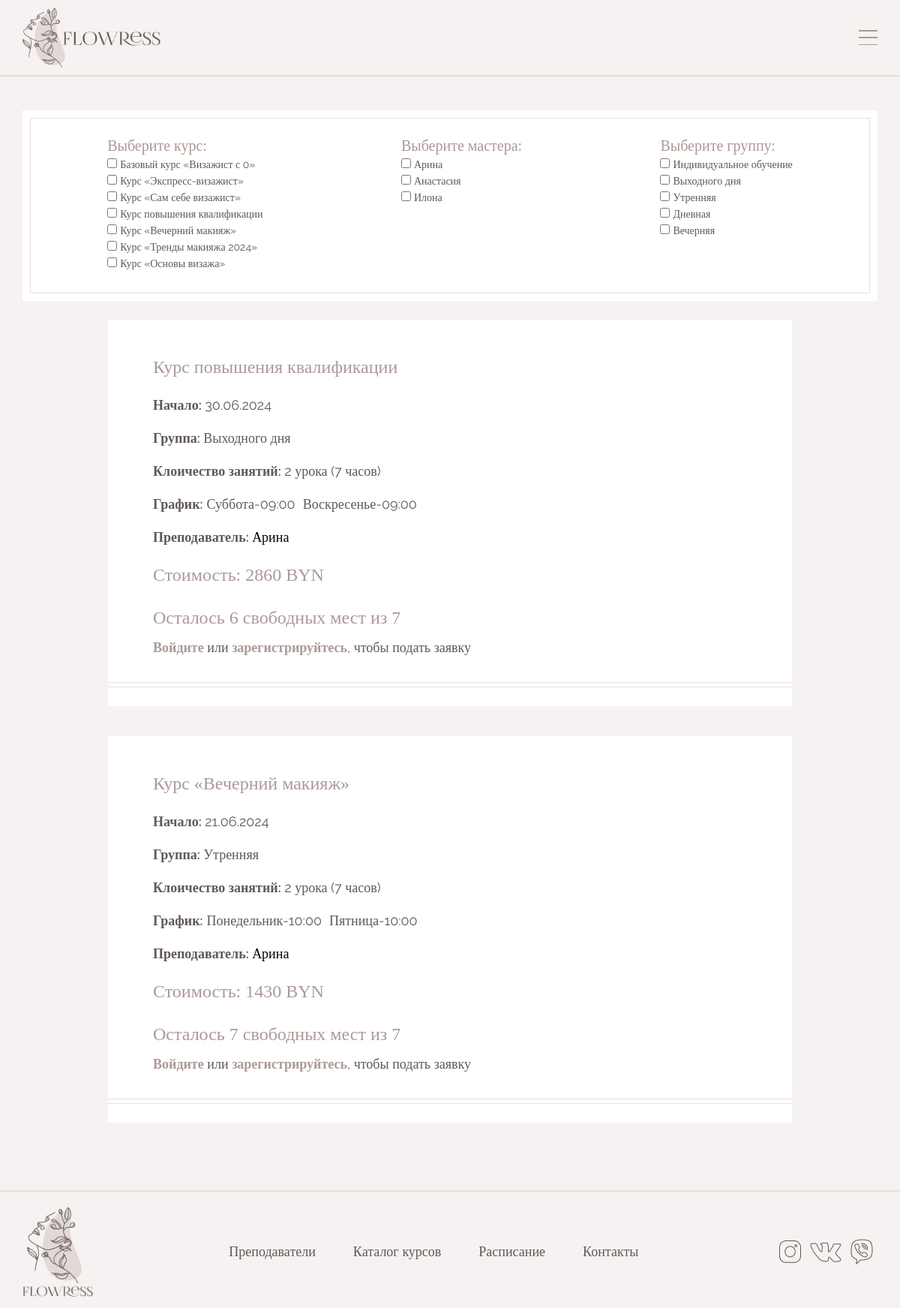
Screenshot of /course_schedule.php with the database file from the repository.
### tables this page shows
CREATE TABLE `Course` (
  `ID` int UNSIGNED NOT NULL,
  `ID_user` int UNSIGNED NOT NULL DEFAULT '1',
  `title` varchar(255) NOT NULL,
  `description` text NOT NULL,
  `fullDescription` text,
  `price` float NOT NULL,
  `photo` varchar(256) NOT NULL DEFAULT 'default_course_image.jpg',
  `isActive` tinyint NOT NULL DEFAULT '1'
);

CREATE TABLE `Master` (
  `ID` int UNSIGNED NOT NULL,
  `ID_user` int UNSIGNED NOT NULL,
  `info` text
);

CREATE TABLE `User` (
  `ID` int UNSIGNED NOT NULL,
  `name` varchar(65) NOT NULL,
  `telephone` varchar(64) NOT NULL,
  `email` varchar(64) NOT NULL,
  `photo` varchar(256) DEFAULT 'default_profile_photo.jpg',
  `password` varchar(64) NOT NULL,
  `salt` int NOT NULL,
  `userType` varchar(64) NOT NULL DEFAULT 'user'
);

CREATE TABLE `Group_type` (
  `ID` int UNSIGNED NOT NULL,
  `groupType` varchar(64) NOT NULL,
  `priceCoefficient` double NOT NULL,
  `groupSize` int DEFAULT NULL
);

CREATE TABLE `Organized_course` (
  `ID` int UNSIGNED NOT NULL,
  `ID_course` int UNSIGNED NOT NULL,
  `ID_master` int UNSIGNED DEFAULT NULL,
  `ID_groupType` int UNSIGNED NOT NULL,
  `startDate` date DEFAULT NULL,
  `isEnded` tinyint NOT NULL DEFAULT '0'
);

CREATE TABLE `Courses_schedule` (
  `ID` int UNSIGNED NOT NULL,
  `ID_dateTimeClass` int UNSIGNED NOT NULL,
  `ID_organizedCourse` int UNSIGNED NOT NULL
);

CREATE TABLE `DateTime_class` (
  `ID` int UNSIGNED NOT NULL,
  `day` varchar(64) NOT NULL,
  `time` time NOT NULL,
  `ID_groupType` int UNSIGNED NOT NULL
);

CREATE TABLE `Menu` (
  `ID` int UNSIGNED NOT NULL,
  `title` varchar(64) NOT NULL,
  `path` varchar(64) NOT NULL
);

### course_schedule.php (the view, shortened to what this page needs)
<!DOCTYPE html>
<html>
<head>
	<link rel="stylesheet" href="css/style.css" type="text/css">
	<link rel="stylesheet" href="css/course_schedule_style.css" type="text/css">
	<link rel="stylesheet" href="css/course_item_style.css" type="text/css">
	<link rel="stylesheet" href="css/course_style.css" type="text/css">
</head>
<body>
	<?php
	require 'modules/page_elements/header.php';
	$today = date('Y-m-d');
	?>
	<div class="page-content">
	<div class="container">
		<div class="align-content-two-columns">
			<div class="filters-column">
				<div class="filters">
					<div id="course_filter" class="filter">
						<div class="filter-title">Выберите курс:</div>
						<div>
							<?php
							$courseQuery = "SELECT Course.ID, Course.title FROM Course JOIN Master ON Course.ID_user=Master.ID_user WHERE Course.isActive=1";
							$courseResult = mysqli_query($link, $courseQuery) or die("Ошибка".mysqli_error($link));
							if($courseResult)
							{
								$rows5 = mysqli_num_rows($courseResult);
								for($i = 0; $i < $rows5; ++$i)
								{
									$row = mysqli_fetch_assoc($courseResult);
									echo "<div class='filter-item'>";
									echo "<input type='checkbox' class='all-checkboxes courses-ckbx' name='courses' value='".$row['ID']."'>";
									echo "<label for='courses'>".$row['title']."</label>";
									echo "</div>";
								}
							}
							?>
						</div>
					</div>
					<div id="master_filter" class="filter">
						<div class="filter-title">Выберите мастера:</div>
						<div>
							<?php
							$masterQuery = "SELECT Master.ID, User.name FROM Master JOIN User ON Master.ID_user=User.ID  WHERE User.userType='master'";
							$masterResult = mysqli_query($link, $masterQuery) or die("Ошибка".mysqli_error($link));
							if($masterResult)
							{
								$rows4 = mysqli_num_rows($masterResult);
								for($i = 0; $i < $rows4; ++$i)
								{
									$row = mysqli_fetch_assoc($masterResult);
									echo "<div class='filter-item'>";
									echo "<input type='checkbox' class='all-checkboxes masters-ckbx' name='masters' value='".$row['ID']."'>";
									echo "<label for='masters'>".$row['name']."</label>";
									echo "</div>";
								}
							}
							?>
						</div>
					</div>
					<div id="group_filter" class="filter">
						<div class="filter-title">Выберите группу:</div>
						<div>
							<?php
							$groupQuery = "SELECT * FROM Group_type";
							$groupResult = mysqli_query($link, $groupQuery) or die("Ошибка".mysqli_error($link));
							if($groupResult)
							{
								$rows2 = mysqli_num_rows($groupResult);
								for($j = 0; $j < $rows2; ++$j)
								{
									$row2 = mysqli_fetch_assoc($groupResult);
									echo "<div class='filter-item'>";
									echo "<input type='checkbox' class='all-checkboxes groups-ckbx' name='group' value='".$row2['ID']."'>";
									echo "<label for='masters'>".$row2['groupType']."</label>";
									echo "</div>";
								}
							}
							?>
						</div>
					</div>
				</div>
			</div>
			<div class="courses-column">
			<?php
				$organizedCourseQuery = "SELECT Organized_course.ID, Organized_course.startDate, User.name, Course.title, Course.price, Group_type.groupType, Group_type.priceCoefficient, Group_type.groupSize FROM Organized_course JOIN Course ON Organized_course.ID_course=Course.ID JOIN Courses_schedule ON Courses_schedule.ID_organizedCourse=Organized_course.ID JOIN Master ON Organized_course.ID_master=Master.ID JOIN User ON User.ID=Master.ID_user JOIN Group_type ON Organized_course.ID_groupType=Group_type.ID  WHERE Organized_course.startDate>'$today' AND Course.title NOT LIKE 'Пользовательский курс%' GROUP BY Organized_course.ID";
				include 'modules/page_elements/courses_cards.php';
			?>
			</div>
		</div>
	</div>
</div>
<?php require 'modules/page_elements/footer.php';?>
</body>
</html>

### modules/page_elements/courses_cards.php (shortened to what this page needs)
<link rel="stylesheet" href="../../css/style.css" type="text/css">
<link rel="stylesheet" href="../../css/course_schedule_style.css" type="text/css">
<link rel="stylesheet" href="../../css/course_item_style.css" type="text/css">
<link rel="stylesheet" href="../../css/course_style.css" type="text/css">
<?php
if(isset($_SESSION['user']['id'])) {
	$id_user=$_SESSION['user']['id'];
} else {
	$id_user="";
}
$organizedCourseResult = mysqli_query($link, $organizedCourseQuery) or die("Ошибка".mysqli_error($link));
if($organizedCourseResult)
{
	$rows = mysqli_num_rows($organizedCourseResult);
	for($c = 0; $c < $rows; ++$c)
	{
		$organizedCourse = mysqli_fetch_assoc($organizedCourseResult);
		$id_organizedCourse=$organizedCourse['ID'];
		$countRegCourseQuery = "SELECT Count(*) FROM Course_registration JOIN Status ON Course_registration.ID_status=Status.ID WHERE Status.ID IN (4,5) AND ID_organizedCourse='$id_organizedCourse'";
		$countRegCourseResult = mysqli_query($link, $countRegCourseQuery) or die("Ошибка".mysqli_error($link));
		if ($countRegCourseResult) {
			$registrations = mysqli_fetch_row($countRegCourseResult);
			$countRegistrations=$registrations[0];
			if($countRegistrations<$organizedCourse['groupSize']) {
				echo "
				<div class='course-item'>
				<div class='course-white-rect'>
				<div class='course-item-content'>
				<div class='course-item-content-wrapper'>
				<div class='course-item-title'>".$organizedCourse['title']."</div>
				<div class='course-item-description'>
				<div><span>Начало: </span>".date('d.m.Y', strtotime($organizedCourse['startDate']))."</div>
				<div><span>Группа: </span>".$organizedCourse['groupType']."</div>";
				$countLessonsQuery = "SELECT COUNT(*) FROM Course_lessons JOIN Course ON Course_lessons.ID_course=Course.ID JOIN Organized_course ON Organized_course.ID_course=Course.ID WHERE Organized_course.ID=$id_organizedCourse";
				$countLessonsResult = mysqli_query($link, $countLessonsQuery) or die("Ошибка".mysqli_error($link));
				if($countLessonsResult) {
					$countLessons=mysqli_num_rows($countLessonsResult)+1;
					$countHours=$countLessons*3.5;
					echo "
					<div><span>Клоичество занятий: </span>".$countLessons." урока (".$countHours." часов)</div>";
				}
				echo "
				<div class='course-item-schedule'><span>График: </span> ";
				$scheduleQuery = "SELECT * FROM Courses_schedule JOIN DateTime_class ON Courses_schedule.ID_dateTimeClass=DateTime_class.ID  WHERE Courses_schedule.ID_organizedCourse=$id_organizedCourse";
				$scheduleResult = mysqli_query($link, $scheduleQuery) or die("Ошибка".mysqli_error($link));
				if($scheduleResult)
				{
					$rows3 = mysqli_num_rows($scheduleResult);
					for($s = 0; $s < $rows3; ++$s)
					{
						$schedule = mysqli_fetch_assoc($scheduleResult);
						echo "<p>".$schedule['day']."-".date('H:i', strtotime($schedule['time']))." </p>
						";
					}
				}
				echo "
				</div>
				<div><span>Преподаватель: </span><a href='index.php'>
				".$organizedCourse['name']."</a></div>
				</div>
				<div class='course-item-title'>Стоимость: ".$organizedCourse['price']*$organizedCourse['priceCoefficient']."  BYN</div>
				<div class='course-item-title'>Осталось ".$organizedCourse['groupSize']-$countRegistrations." свободных мест из ".$organizedCourse['groupSize']."</div>
				<div class='status-or-reserve-btn".$organizedCourse['ID']."'>";
				$regQuery = "SELECT * FROM Course_registration JOIN Status ON Course_registration.ID_status=Status.ID WHERE ID_user='$id_user' AND ID_organizedCourse='$id_organizedCourse'";
				$regResult = mysqli_query($link, $regQuery) or die("Ошибка".mysqli_error($link));
				if(mysqli_num_rows($regResult)>0) {
					$registration = mysqli_fetch_assoc($regResult);
					echo "<div class='status'>".$registration['status']."</div>";
				} else {
					if(isset($_SESSION['user']['id'])) {
						echo "<button class='course-item-button' onclick='applyCourse(this.id)' id=".$organizedCourse['ID'].">Подать заявку</button>";
					} else {
						echo "<div class='log-in'><a href='../modules/authorization/authorization.php'>Войдите</a> или <a href='../modules/registration/registration.php'>зарегистрируйтесь</a>, чтобы подать заявку</div>";
					}
				}
				echo "
				</div>
				</div>
				</div>
				<div class='two-lines'></div>
				</div>
				</div>
				";
			}
		}
	}
}
?>

### modules/page_elements/footer.php (shortened to what this page needs)
<link rel="stylesheet" href="../../css/style.css" type="text/css">
<link rel="stylesheet" href="../../css/header_style.css" type="text/css">
<link rel="stylesheet" href="../../css/footer_style.css" type="text/css">
<footer class="footer">
	<hr class="border-style">
	<div class="container">
		<div class="footer-body">
			<a href="index.php">
				<img src="images/logo_vertical.png" class="footer-logo">
			</a>
			<nav class="footer-menu">
				<ul class="footer-list">
					<?php
					require_once'C:\OSPanel\domains\flowress\connect\connect_database.php';
					$query = "SELECT * FROM Menu";
					$result = mysqli_query($link, $query) or die("Ошибка выполнения запроса".
						mysqli_error($link));
					for ($i=0; $i<mysqli_num_rows($result); $i++) {
						$menu = mysqli_fetch_assoc($result);
						echo "<li><a class='header-link' href=".$menu['path'].">".$menu['title']."</a></li>";
					}
					?>
				</ul>
			</nav>
			<div class="social-networks">
				<img src="images/inst.png">
				<img src="images/vk.png">
				<img src="images/viber.png">
			</div>
		</div>
	</div>
</footer>

### css/style.css (style rules this page uses)
*, *::before, *::after { padding: 0; margin:0; border: 0; box-sizing: border-box; }
a { text-decoration: none; color: black; }
ul, ol, li { list-style: none; display: block; }
img { vertical-align: top; }
html { height: 100%; }
body { width:100%; padding: 0; margin: 0; background-color: #F6F2F1; font-family: 'Raleway'; color: #605857; font-size: 16px; text-align: left; min-height: 100%; display: grid; grid-template-rows: auto 1fr auto; }
.container { max-width: 1200px; box-sizing: content-box; margin: 0 auto; padding: 0px 50px; }
.border-style { border: 0.7px solid #E7DFDA; margin-bottom: 5px; }
.align-content-two-columns { display: flex; flex-direction: row; justify-content: flex-start; align-items: flex-start; margin-top: 40px; }
@media screen and (max-device-width: 992px) { .align-content-two-columns { flex-direction: column; } }
@media screen and (max-device-width: 992px) { body { font-size: 14px; } }
@media screen and (max-device-width: 992px) { .container { padding: 0px 30px; } }
.footer { position: relative; }
.footer-menu { display: flex; }
.footer-list { display: flex; }
.footer-list li { list-style: none; margin: 0px 35px; color:#605857; font-size: 14px; }
@media screen and (max-device-width: 992px) { .footer-list li { margin: 0px 25px; } }
.two-lines { border-top: 0.7px solid #E7DFDA; border-bottom: 0.7px solid #E7DFDA; height: 7px; margin: 0px; }
.log-in { text-align: center; }

### css/course_schedule_style.css (style rules this page uses)
.filters-column { background-color: white; width: 45%; margin-right: 40px; }
.filters { padding: 0px 10px; margin: 10px; border: 0.7px solid #E7DFDA; }
.filter { margin: 25px 0px; }
.filter-title { color: #ab9a96; font-family: 'Lighthaus'; font-size: 20px; }
.filter-item { margin: 5px 0px; }
.filter-item input { margin-right: 4px; }
.courses-column { width: 100%; }
@media screen and (max-device-width: 992px) { .filters-column { width: 100%; margin-right: 0px; margin-bottom: 25px; } }
@media screen and (max-device-width: 992px) { .filters { display: flex; justify-content: space-around; } }

### css/course_item_style.css (style rules this page uses)
.course-item-content-wrapper { display: flex; flex-direction: column; align-items: flex-start; }
.course-item { display: flex; justify-content: space-between; align-items: stretch; margin-bottom: 30px; }
.course-white-rect { background-color: white; width: 100%; display: flex; flex-direction: column; justify-content: space-between; padding-bottom: 25px; }
.course-item-content { padding: 35px 60px; font-size: 18px; display: flex; flex-direction: column; align-items: flex-start; height: 100%; justify-content: flex-start; }
.course-item-title { color: #ab9a96; font-family: 'Lighthaus'; font-size: 24px; margin: 15px 0px; text-align: left; }
.course-item-description { display: flex; flex-direction: column; align-items: flex-start; width: 100%; }
.course-item-schedule { display: flex; justify-content: flex-start; flex-wrap: wrap; }
.course-item-content-wrapper { width: 100% }
.log-in a { font-weight: 600; color: #ab9a96;ы }
@media screen and (max-device-width: 1300px) { .course-item-content-wrapper { margin-left: 20px; } }
@media screen and (max-device-width: 992px) { .course-item { justify-content: center; margin-bottom: 40px; } }
@media screen and (max-device-width: 992px) { .course-white-rect { width: 80%; } }
@media screen and (max-device-width: 992px) { .course-item-content { flex-direction: column; } }
@media screen and (max-device-width: 992px) { .course-item-content-wrapper { margin-left: 0px; } }
.course-item-title { display: flex; flex-direction: row; align-items: center; justify-content: space-between; width: 100%; }

### css/course_style.css (style rules this page uses)
.course-item-description div { margin: 11px 0px; }
.course-item-description span { font-weight: 600; }
.course-item-description p { margin: 0px 5px; }

### css/header_style.css (style rules this page uses)
.header-link { color: #605857; font-size: 18px; text-decoration: none; font-weight: 300; position: relative; transition: 0.2s all; cursor: pointer; }
.header-link::after { display: block; content: ""; position: absolute; left: 50%; transform: translateX(-50%); opacity: 0; bottom: -10px; width: 90%; height: 0.5px; background-color: #605857; transition: 0.4s all; }

### css/footer_style.css (style rules this page uses)
.footer { margin-top: 50px; }
.footer-body { position: relative; display: flex; justify-content: space-between; align-items: center; padding: 15px 0px; width: 100%; }
.footer-logo { height: 120px; }
.footer-menu { display: flex; flex-direction: row; }
.footer-list { display: flex; align-items: center; margin: 0px; }
.social-networks { display: flex; align-items: center; }
.social-networks * { margin: 0px 6px; }

### rows the page displays
course: title "Базовый курс «Визажист с 0»"
course: title "Курс «Экспресс-визажист»"
course: title "Курс «Сам себе визажист»"
course: title "Курс повышения квалификации"
course: title "Курс «Вечерний макияж»"
course: title "Курс «Тренды макияжа 2024»"
course: title "Курс «Основы визажа»"
master: ID_user.name "Арина"
master: ID_user.name "Анастасия"
master: ID_user.name "Илона"
group_type: groupType "Индивидуальное обучение"
group_type: groupType "Выходного дня"
group_type: groupType "Утренняя"
group_type: groupType "Дневная"
group_type: groupType "Вечерняя"
organized_course: ID_course.title "Курс повышения квалификации", startDate "30.06.2024", ID_groupType.groupType "Выходного дня", countLessons "2", countHours "7", name "Арина", ID_course.priceCoefficient "2860", groupSize "6", ID_groupType.groupSize "7"
courses_schedule: ID_dateTimeClass.day "Суббота", ID_dateTimeClass.time "09:00"
courses_schedule: ID_dateTimeClass.day "Воскресенье", ID_dateTimeClass.time "09:00"
organized_course: ID_course.title "Курс «Вечерний макияж»", startDate "21.06.2024", ID_groupType.groupType "Утренняя", countLessons "2", countHours "7", name "Арина", ID_course.priceCoefficient "1430", $organizedCourse['groupSize']-$countRegistrations "7", ID_groupType.groupSize "7"
courses_schedule: ID_dateTimeClass.day "Понедельник", ID_dateTimeClass.time "10:00"
courses_schedule: ID_dateTimeClass.day "Пятница", ID_dateTimeClass.time "10:00"
menu: title "Преподаватели"
menu: title "Каталог курсов"
menu: title "Расписание"
menu: title "Контакты"
